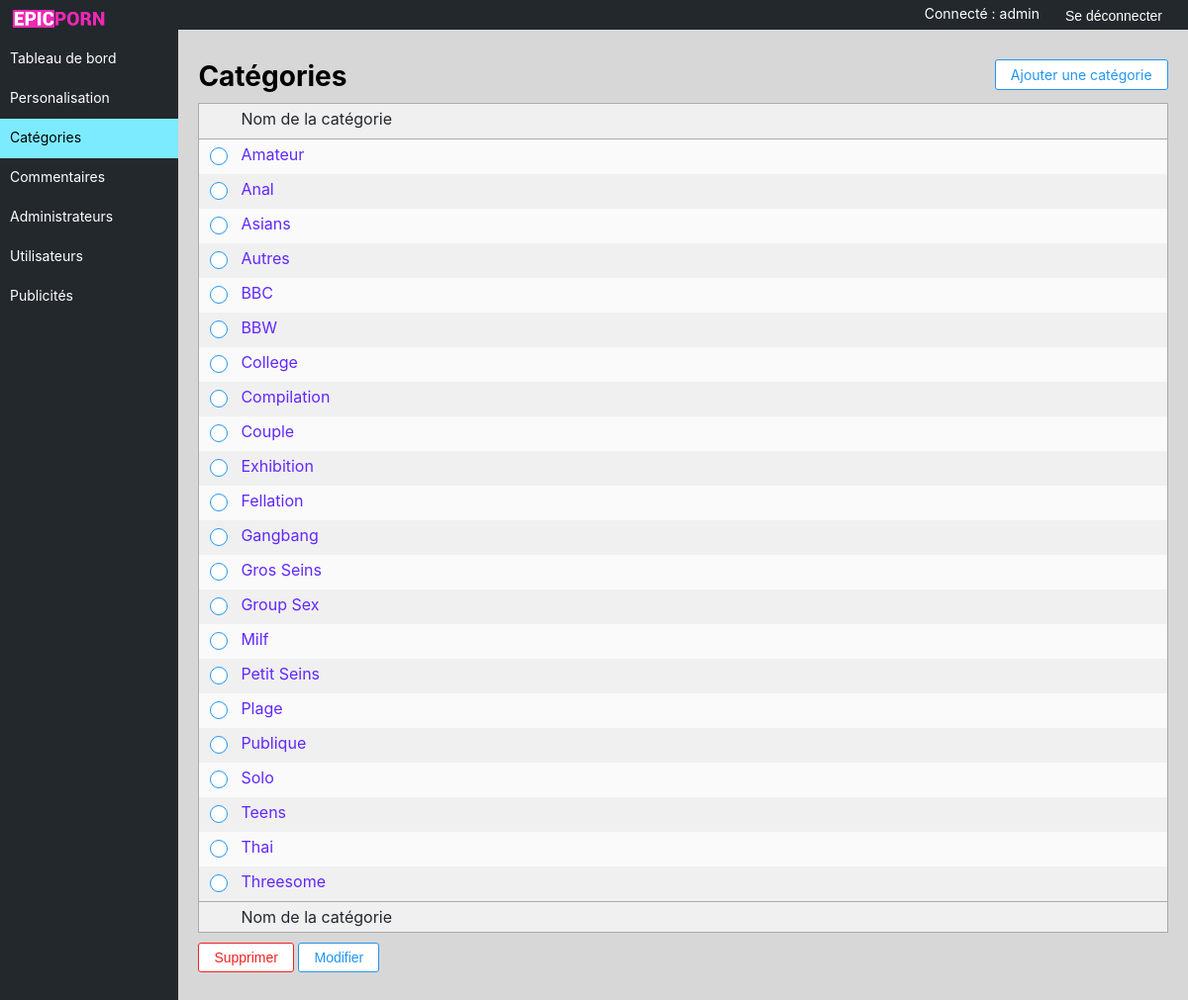
Page /admin.php?cat (signed in) on the committed database.
### tables this page shows
CREATE TABLE `categories` (
  `id` int(11) NOT NULL,
  `name` text NOT NULL
);

### functions/universal_functions.php (called while the page is built, shortened)
<?php
function GetSQLRequest(string $request){
    $dbh = BddConnect();
    if($result = mysqli_query($dbh, $request)){
        $lines = mysqli_fetch_row($result);
        return $lines;
    } else {
        return $dbh -> error;
    }
}
function GetSQLRequest_NoFetchArray(string $request){
    $dbh = BddConnect();
    if($result = mysqli_query($dbh, $request))
    {
        return $result;
    } else {
        return $dbh -> error;
    }
}
?>

### functions/admin_functions.php (the view, shortened to what this page needs)
<?php
function Admin_GetRank(int $id){
    $request = "SELECT ranks.rank_right as 'right'
    FROM ranks
    INNER JOIN admin_users
    ON ranks.id = admin_users.rank
    WHERE admin_users.id=". $id;
    $result = GetSQLRequest($request);
    return $result[0];
}
            ?>
            <?php
function GetCategories(string $by, int $id = -1){
    if($by == "infos"){
        $x = 0;
        $request = "SELECT id, name
        FROM categories
        ORDER BY name ASC
        LIMIT 50";
        $result = GetSQLRequest_NoFetchArray($request);
        while($row = mysqli_fetch_array($result)){
            ?>
            <div class="box categories <?php
            if ($x%2 == 0){
                echo "pair";
            }?>
            ">
                <label class="container">
                  <span class="checkmark"></span>
                </label>
                <p> <a href="?cat&edit%5B%5D=<?php echo $row["id"] ?>"><?php echo $row["name"] ?> </a> </p>
            </div>
            <?php
            $x = $x + 1;
        }
    }
}
        ?>

### admin.php (shortened to what this page needs)
<?php
	require_once("functions/universal_functions.php");
	include_once("functions/admin_functions.php");
?>
<!DOCTYPE html>
<html lang="fr">
    <head>
	    <link rel="stylesheet" type="text/css" href="css/admin.css" />
	</head>
    <body>
	<?php
		if(!isset($_SESSION['Admin'])){
			include 'content_admin/connection.php';
		} else if(isset($_SESSION['Admin'])) {
			include 'content_admin/header.php';
			include 'content_admin/content.php';
		}
	?>
	</body>
</html>

### content_admin/header.php (shortened to what this page needs)
<?php
$rank_perm = Admin_GetRank($_SESSION["Admin"]["id"]);
function NullGet(){
    $rank_perm = Admin_GetRank($_SESSION["Admin"]["id"]);
    if (isset($_GET["cat"]) && $rank_perm[2] > 0){
        return false;
    }
    return true;
}
?>
<div class="header sticky">
    <div class="logo left"></div>
    <form method="post" action="" id="loginform" name="loginform">
        <input type="submit" class="disconnect right" tabindex="0" value="Se déconnecter" id="disconnect" name="disconnect">
    </form>
    <p class="user_pres right"> Connecté : <?php echo $_SESSION['Admin']['login']?> <div class="img"></div></p>
</div>
<div class="left_menu sticky">
    <div class="nav_menu">
        <a href="admin" class="<?php if(NullGet()){ echo "active"; } ?>">
             Tableau de bord </a>
        <?php
            if($rank_perm[0] != 0){
        ?>
        <a href="?perso" class="<?php if(isset($_GET["perso"])){ echo "active"; }?>">
         Personalisation </a>
         <?php
            }
        ?>
         <?php
            if($rank_perm[2] != 0){
        ?>
        <a href="?cat" class="<?php if(isset($_GET["cat"])){ echo "active"; }?>">
         Catégories </a>
         <?php
            }
            if($rank_perm[3] != 0){
        ?>
        <a href="?coms" class="<?php if(isset($_GET["coms"])){ echo "active"; }?>">
         Commentaires </a>
         <?php
            }
            if($rank_perm[4] != 0){
        ?>
        <a href="?ausers" class="<?php if(isset($_GET["ausers"])){ echo "active"; }?>">
         Administrateurs </a>
         <?php
            }
            if($rank_perm[5] != 0){
        ?>
        <a href="?users" class="<?php if(isset($_GET["users"])){ echo "active"; }?>">
         Utilisateurs </a>
         <?php
            }
            if($rank_perm[6] != 0){
        ?>
        <a href="?ad" class="<?php if(isset($_GET["ad"])){ echo "active"; }?>">
         Publicités </a>
        <?php
            }
        ?>
    </div>
</div>

### content_admin/content.php (shortened to what this page needs)
<div class="content">
    <?php
    $rank_perm = Admin_GetRank($_SESSION["Admin"]["id"]);
    if(isset($_GET["perso"]))
    {
        if($rank_perm[0] == 0){
            include("dashboard.php");
            return;
        }
    }
    else if(isset($_GET["vid"]))
    {
        if($rank_perm[1] == 0){
            include("dashboard.php");
            return;
        }
        include("video.php");
    }
    else if(isset($_GET["cat"]))
    {
        include("categories.php");
    }
    ?>
    </div>

### content_admin/categories.php (shortened to what this page needs)
<div class="centered">
    <?php
        if(isset($_GET['new_cat'])){
        ?>
        <h1 class="page_title"> Ajouter une catégorie </h1>
            <form method="post">
                <div class="box new_vid">
                    <h3> Nom de la catégorie </h3>
                    <input class="textfield" type="text" placeholder=""
                        tabindex="10" size="" value="" id="cat_name" name="category"></input>
                </div>
                <div class="actions">
                    <input type="submit" class="add_button" value="Ajouter la catégorie"
                    name="add_cat" tabindex="100"></input>
                    <a class="cancel_button" href="admin.php?cat" tabindex="110"> Annuler </a>
                </div>
            </form>
    <?php
        } else {
        ?>
        <div class="">
            <a class="right add_button" href="admin.php?cat&new_cat"> Ajouter une catégorie </a>
            <h1 class="page_title"> Catégories </h1>
        </div>
        <form method="post">
            <div class="table_list">
                <div class="box title_row border_down categories">
                    <p> Nom de la catégorie </p>
                </div>
                <?php
                GetCategories("infos");
                ?>
                <div class="box title_row border_up categories">
                    <p> Nom de la catégorie </p>
                </div>
            </div>
            <div class="actions">
                    <input type="submit" class="delete_button" value="Supprimer"
                        name="delete_cat" tabindex="200"></input>
                    <input type="submit" class="add_button" value="Modifier"
                        name="edit" tabindex="210"></input>
            </div>
        </form>
        <?php
        }
    ?>
</div>

### css/admin.css (style rules this page uses)
body { overflow-wrap: break-word; margin: 0; background-color: rgb(215, 215, 215); color: white; font-family: "-apple-system","BlinkMacSystemFont","Segoe UI","Roboto","Helvetica Neue",Arial,"Noto Sans",sans-serif,"Apple Color Emoji","Segoe UI Emoji","Segoe UI Symbol","Noto Color Emoji"; }
.sticky { position: fixed; top: 0; width: 100%; z-index: 100; }
.right { float: right; }
.left { float: left; }
.header { margin: 0; width: 100%; height: 30px; background-color: #23282d; }
.header p.user_pres { margin-top: 5px; margin-right: 20px; font-size: 14px; }
.header .disconnect { margin-top: 7px; margin-right: 20px; font-size: 14px; text-decoration: none; background: none; border: none; cursor: pointer; color: white; }
.header .logo { width: 200px; height: 100%; margin-top: 5px; margin-left: 5px; background: url(../img/epicporn.png) left center no-repeat; background-size: auto 40px; }
.left_menu { float:left; width: 180px; height: 100%; margin-top: 30px; background-color: #23282d; }
.left_menu .nav_menu { width: 89%; margin-top: 10px; }
.left_menu .nav_menu a { font-size: 14px; text-decoration: none; color: white; display: block; width: 100%; height: 30px; padding-top: 10px; padding-left: 10px; padding-right: 10px; }
.left_menu .nav_menu a.active { color: rgb(255, 255, 255); background-color: rgb(125, 235, 255); color: black; }
.centered { display: block; padding-left: 2%; width: 96%; margin-top: 50px; }
.content { margin-top: 30px; margin-left: 180px; }
.content p { color: #23282d; }
.page_title { color: black; margin-top: 60px; margin-bottom: 10px; font-size: 28px; font-weight: bold; }
.actions { margin-top: 10px; margin-bottom: 30px; }
.add_button { background-color: white; text-decoration: none; font-size: 14px; color: #2196F3; border: 1px solid #2196F3; border-radius: 3px; padding: 6px 15px 6px 15px; cursor: pointer; }
.delete_button { background-color: white; text-decoration: none; font-size: 14px; color: #f32121; border: 1px solid #f32121; border-radius: 3px; padding: 6px 15px 6px 15px; cursor: pointer; }
.table_list { border: 1px solid rgb(170, 170, 170); }
.table_list .box.categories { min-height: 30px; background-color: rgb(240, 240, 240); display: grid; grid-template-columns: 32px auto; }
.table_list .box p { margin-left: 10px; margin-top: 5px; margin-bottom: 10px; }
.table_list .box a { margin-right: 5px; }
input.add_button { padding-right: -100px; }
.container { color: black; display: inline-block; position: relative; cursor: pointer; width: 96%; margin-left: 5px; font-size: 16px; -webkit-user-select: none; -moz-user-select: none; -ms-user-select: none; user-select: none; border-radius: 3px; }
.checkmark { position: absolute; top: 8px; left: 6px; height: 16px; width: 16px; background-color: rgb(255, 255, 255); border-radius: 50%; border: 1px solid #2196F3; }
.checkmark:after { content: ""; position: absolute; display: none; }
.container .checkmark:after { top: 3px; left: 3px; width: 10px; height: 10px; border-radius: 50%; background: white; }
.table_list .box.pair { background-color: rgb(250, 250, 250); }
.table_list .title_row { background-color: rgb(255, 255, 255); }
.table_list .title_row.border_down { border-bottom: 1px solid rgb(170, 170, 170); }
.table_list .title_row.border_down p { margin-top : 0; margin-left : 10px; padding-top: 5px; }
.table_list .title_row.border_up { border-top: 1px solid rgb(170, 170, 170); }
.table_list .title_row.border_up p { margin-bottom : 0; margin-left : 10px; padding-bottom: 5px; }
.table_list .box a { text-decoration: none; color: rgb(97, 40, 255); }

### rows in the picture
categories: name "Amateur"
categories: name "Anal"
categories: name "Asians"
categories: name "Autres"
categories: name "BBC"
categories: name "BBW"
categories: name "College"
categories: name "Compilation"
categories: name "Couple"
categories: name "Exhibition"
categories: name "Fellation"
categories: name "Gangbang"
categories: name "Gros Seins"
categories: name "Group Sex"
categories: name "Milf"
categories: name "Petit Seins"
categories: name "Plage"
categories: name "Publique"
categories: name "Solo"
categories: name "Teens"
categories: name "Thai"
categories: name "Threesome"

### other values in the picture
$_SESSION['Admin']['login'] "admin"
